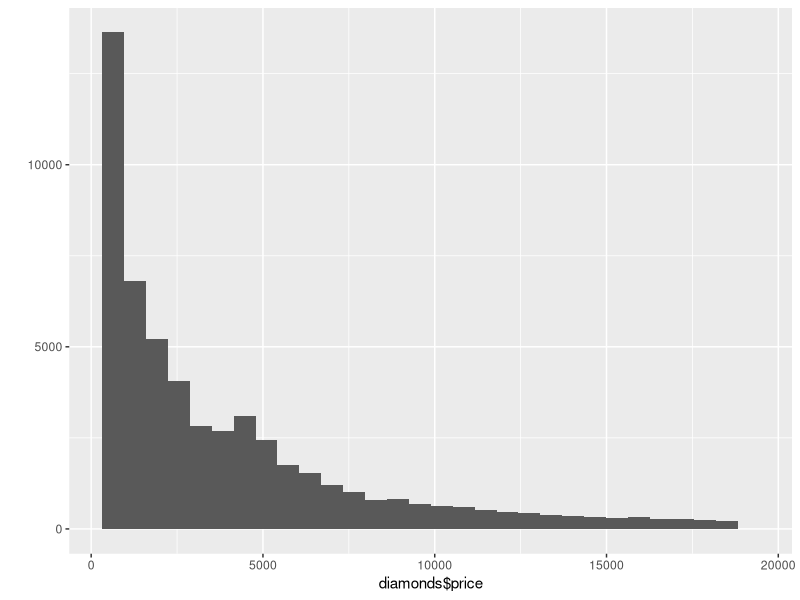
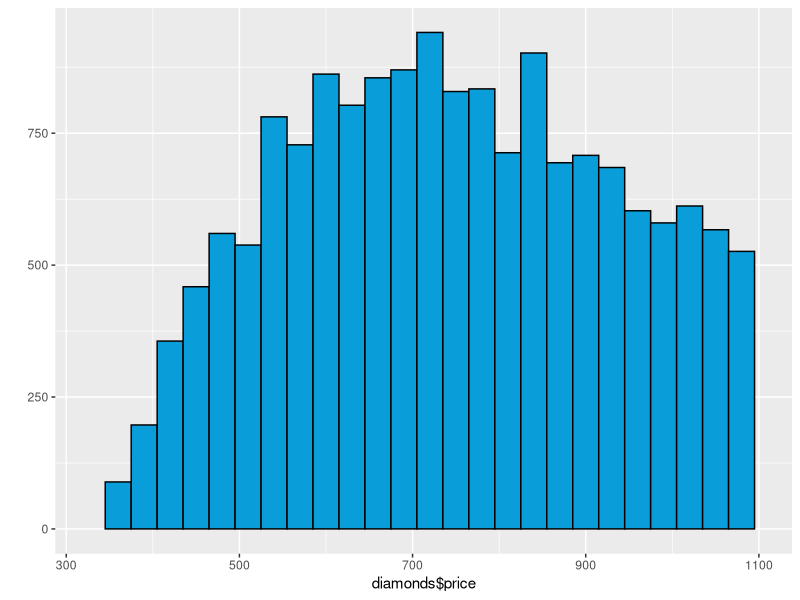
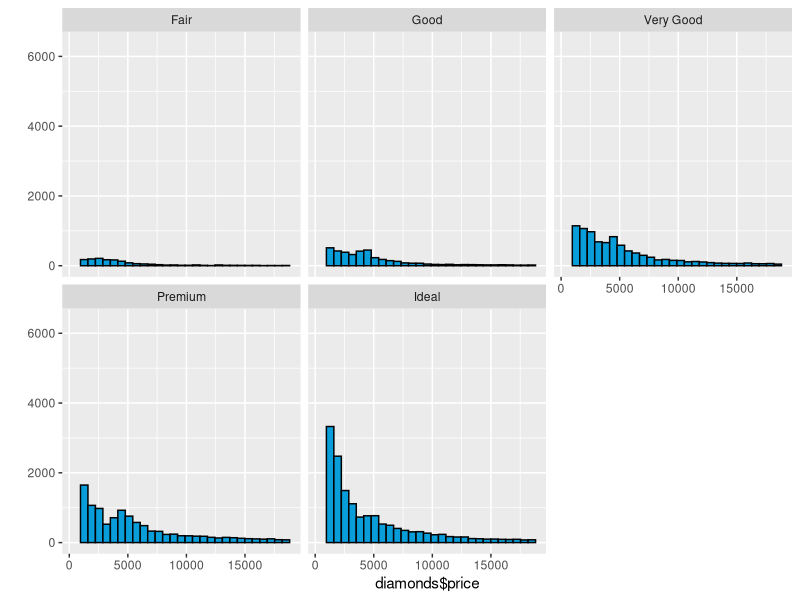
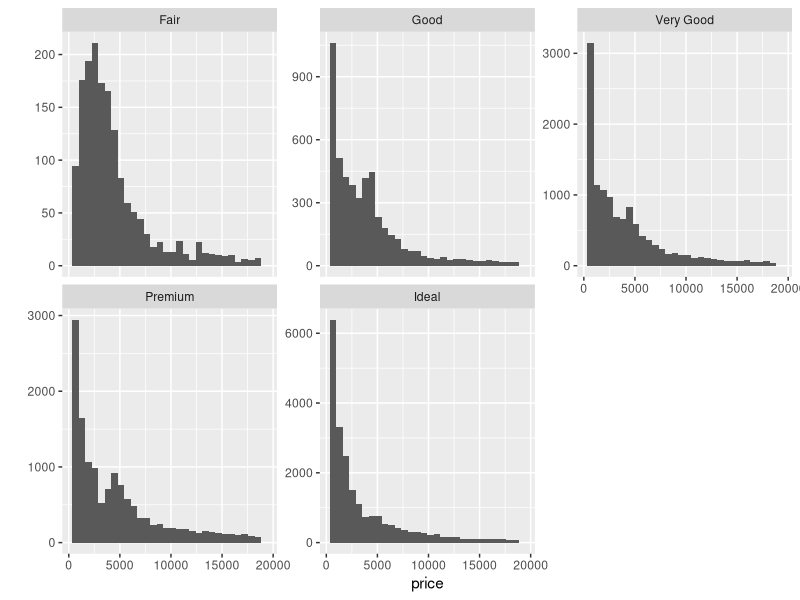
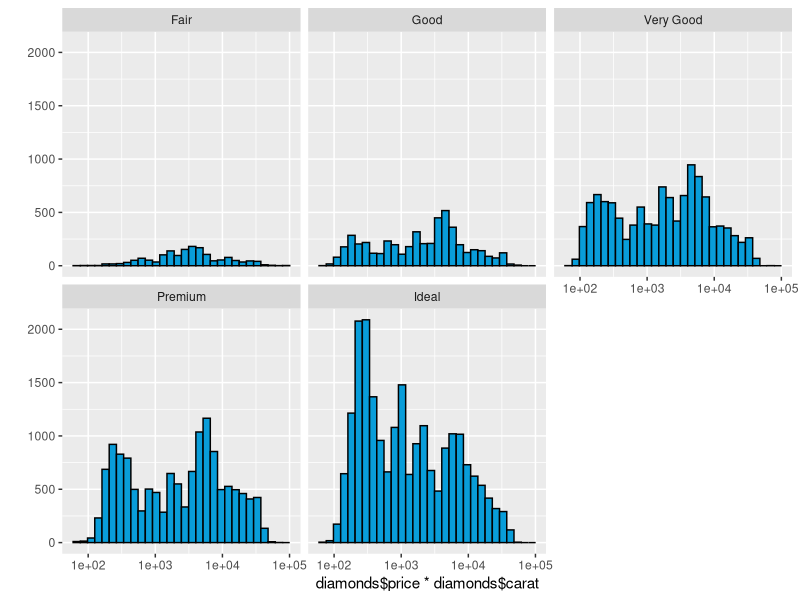
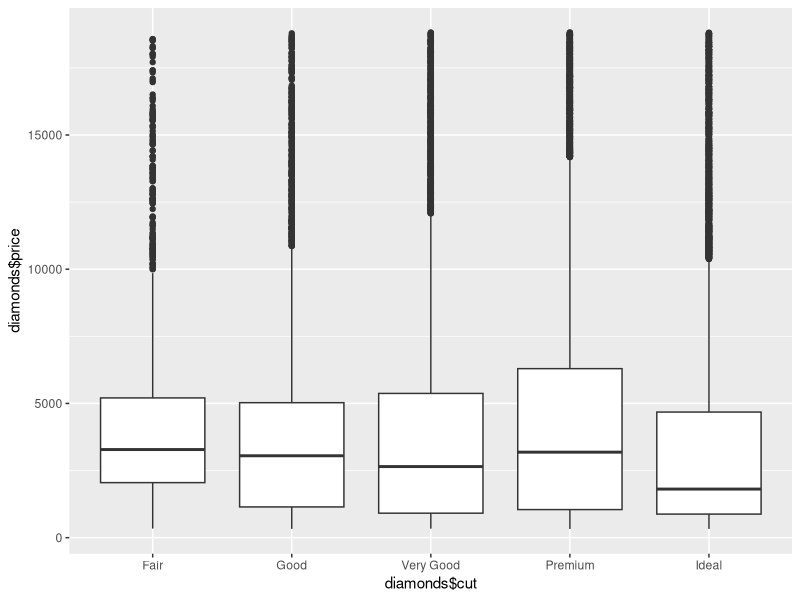
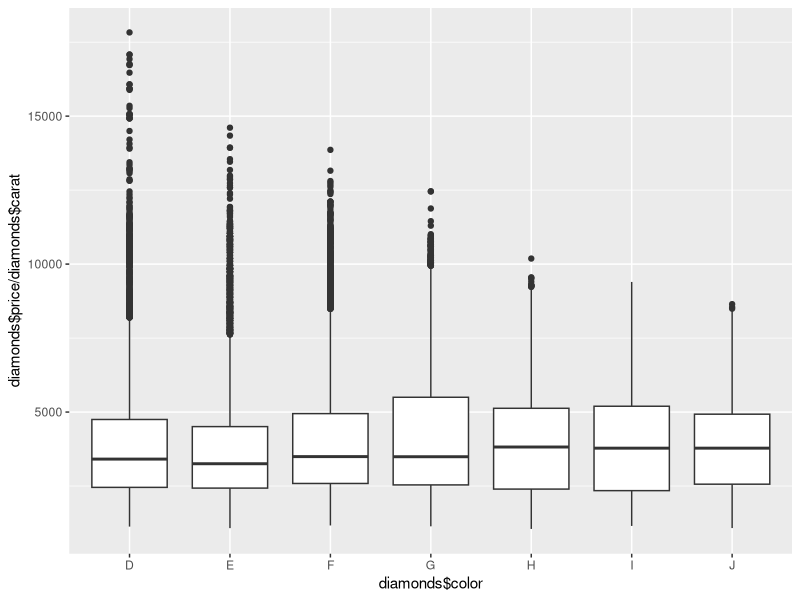
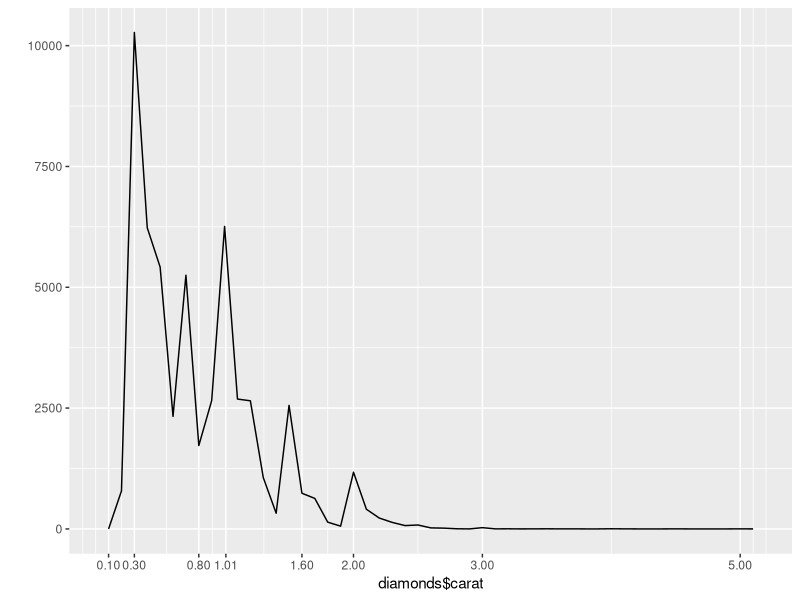

Recreate these plots in R, in order.
## ---- chunk 1
library(ggplot2)
data(diamonds)
summary(diamonds)
?diamonds
## ---- chunk 2
qplot(data = diamonds, x = diamonds$price)
## ---- chunk 3
sum(diamonds$price < 500)
sum(diamonds$price < 250)
sum(diamonds$price >= 15000)
## ---- chunk 4
qplot(data = diamonds, x = diamonds$price, binwidth = 30,
      color = I('black'), fill = I('#099DD9')) +
  scale_x_continuous(lim = c(326, 1100))
## ---- chunk 5
qplot(data = diamonds, x = diamonds$price,
      color = I('black'), fill = I('#099DD9')) +
  scale_x_continuous(lim = c(326, 18820)) +
  facet_wrap(~cut)
## ---- chunk 6
by(diamonds$price, diamonds$cut, summary)
by(diamonds$price, diamonds$cut, max)
by(diamonds$price, diamonds$cut, min)
## ---- chunk 7
qplot(x = price, data = diamonds) + facet_wrap(~cut, scales = "free_y")
## ---- chunk 8
qplot(data = diamonds, x = diamonds$price * diamonds$carat,
      color = I('black'), fill = I('#099DD9')) +
  scale_x_log10() +
  facet_wrap(~cut)
## ---- chunk 9
qplot(geom = 'boxplot',
      data = diamonds,
      y = diamonds$price,
      x = diamonds$cut) +
  coord_cartesian(ylim = c(326, 18820))
## ---- chunk 10
summary(subset(diamonds, color == "D"))
IQR(subset(diamonds, color == "D")$price)
IQR(subset(diamonds, color == "J")$price)
## ---- chunk 11
qplot(geom = 'boxplot',
      data = diamonds,
      x = diamonds$color,
      y = diamonds$price/diamonds$carat)
## ---- chunk 12
qplot(geom = 'freqpoly',
      data = diamonds,
      x = diamonds$carat, binwidth = .1) +
  scale_x_continuous(breaks = c(0.1, 0.3, 0.8, 1.01, 1.6, 2.0, 3.0, 5.0))
